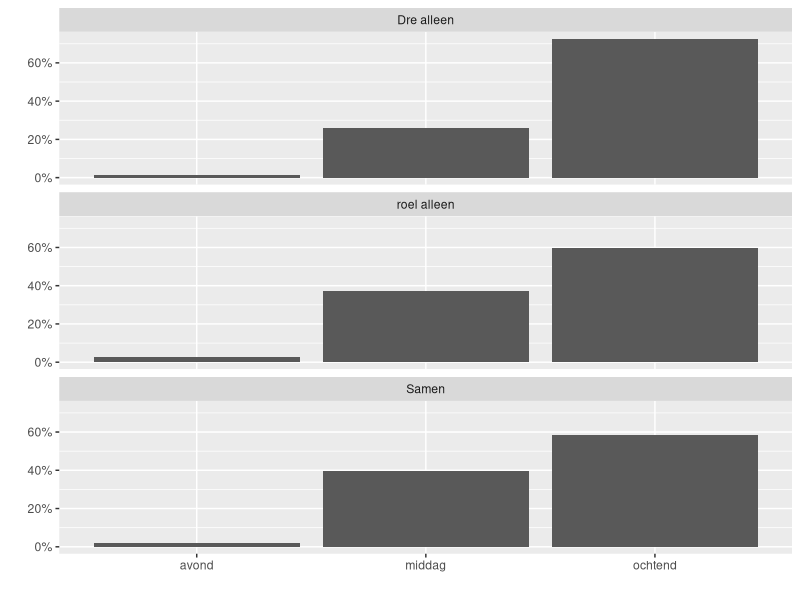
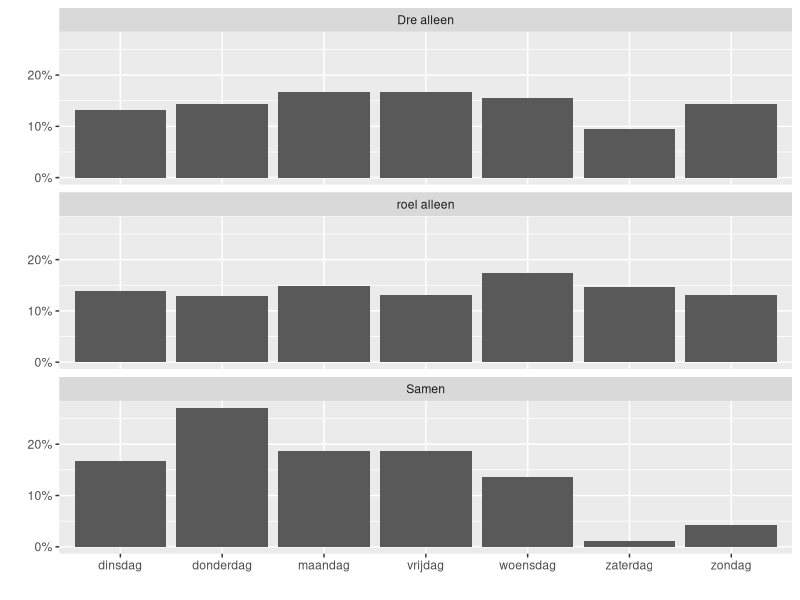
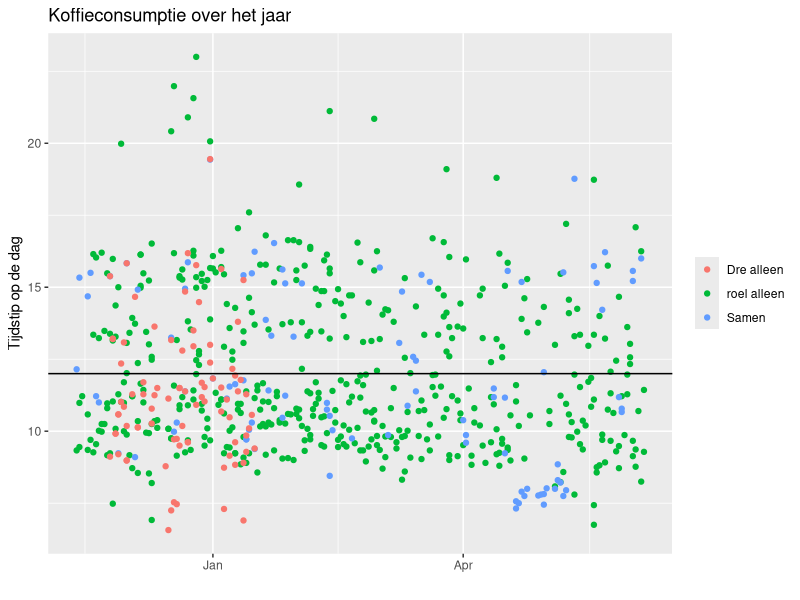
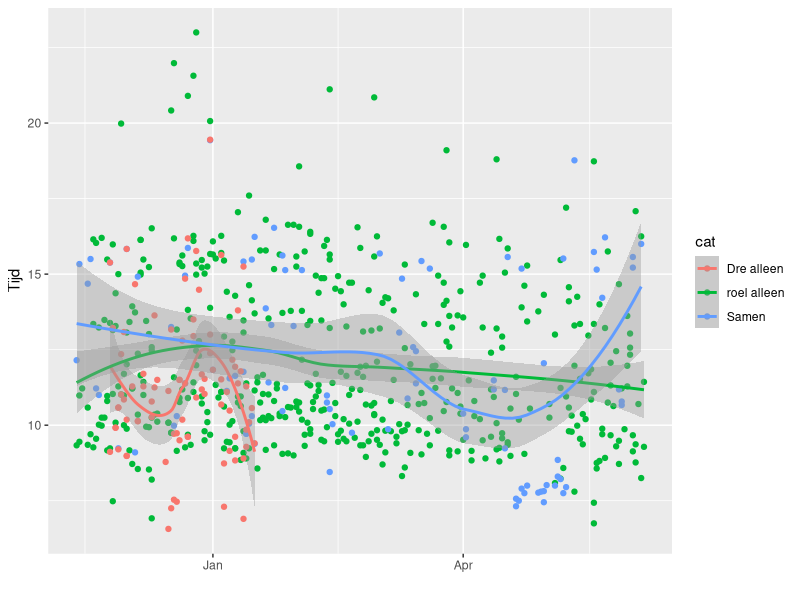
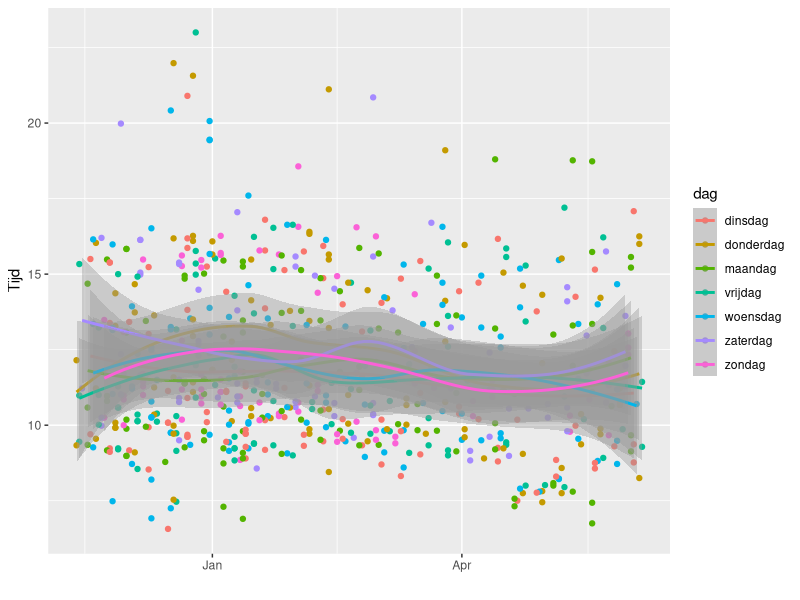
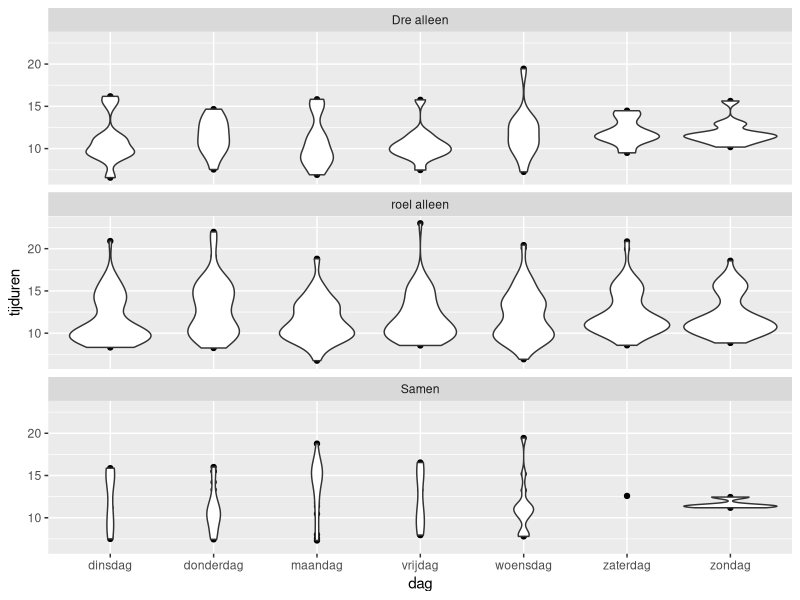
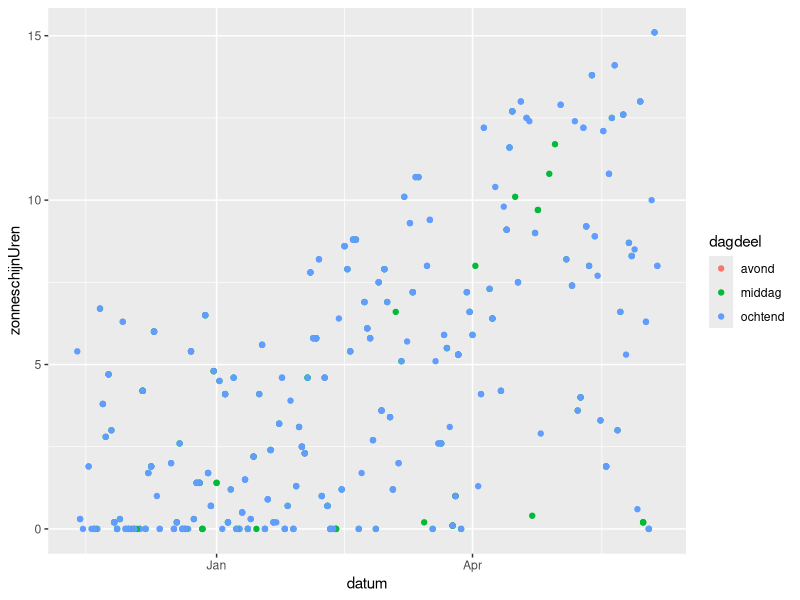
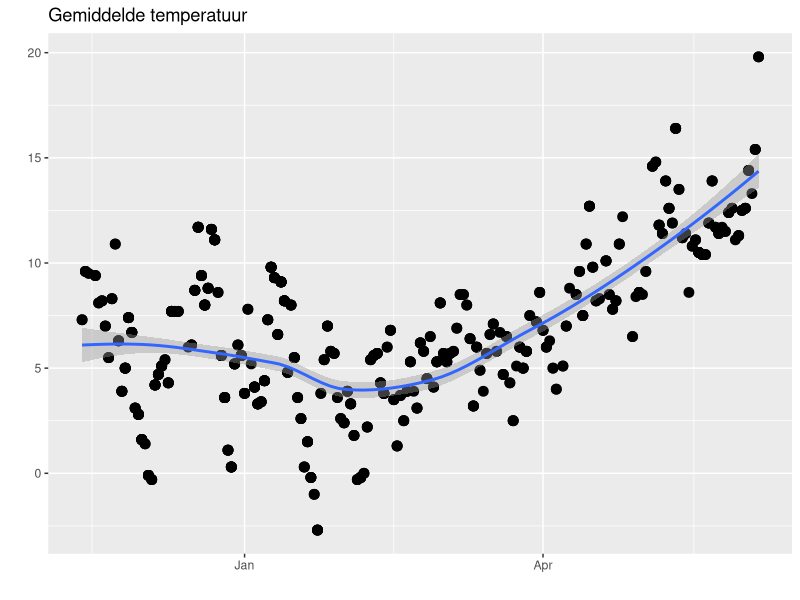

These charts were generated, in order, by the following R code: (Note: this script raises an error after producing the figures.)
## ---- chunk 1
library(knitr)
opts_chunk$set(echo=FALSE, message = F, warning = F, fig.width = 6, fig.height = 4)
## ---- chunk 2
library(readr)
koffieTotaal<- read_csv("koffieTotaal.csv")
table(koffieTotaal$cat,koffieTotaal$dagdeel)
## ---- chunk 3
library(ggplot2)
library(scales)
library(dplyr)

# dit gedeelte maakt een samenvatting van de data per dagdeel
koffie_percent_dagdeel <- koffieTotaal %>%    #dit (%>%) is een piping commando, niet noodzakelijk, maar maakt de stappen overzichtelijker. lees als "en dan"
  group_by(cat, dagdeel) %>%  summarise(count = n()) %>%
  mutate(percentage= count/sum(count))

#dit gedeelte zegt welke data + welke grafiekvorm + aanpassing aan schaal + 3 onder elkaar.
ggplot(data = koffie_percent_dagdeel , aes(x = dagdeel, y = percentage)) + geom_bar(stat = "identity")+ scale_y_continuous(labels=percent) + facet_wrap( ~ cat, ncol = 1) +xlab("") +ylab("")

#idem als hierboven maar dan per dag
koffie_percent_dag <- koffieTotaal %>%
  group_by(cat, dag) %>%  summarise(count = n()) %>%
  mutate(percentage= count/sum(count))

#plot op zelfde manier als hierboven.
ggplot(data = koffie_percent_dag , aes(x = dag, y = percentage)) + geom_bar(stat = "identity")+ scale_y_continuous(labels=percent) + facet_wrap( ~ cat, ncol = 1)  +xlab("") +ylab("")
## ---- chunk 4
C<-qplot(datum, tijduren, data=koffieTotaal, color = cat)+ geom_hline(aes(yintercept= 12))
C + xlab("") + ylab("Tijdstip op de dag") + ggtitle("Koffieconsumptie over het jaar") + theme(legend.title=element_blank())
## ---- chunk 5
qplot(datum, tijduren, data = koffieTotaal, color = cat)+geom_smooth() + xlab("")+ ylab("Tijd")
qplot(datum, tijduren, data = koffieTotaal, color = dag) +geom_smooth() + xlab("")+ ylab("Tijd")
qplot(dag, tijduren, data = koffieTotaal) + geom_violin() + facet_wrap( ~ cat, ncol = 1) 
## ---- chunk 6
koffieTotaal %>%
  filter(cat == "roel alleen") %>%   # ik selecteer hier alleen data van mij, zonder daar een apart file voor nodig te hebben.
  qplot(datum, zonneschijnUren, data = . , color = dagdeel)

## ---- chunk 7
library(ggplot2)
#weer
#cowplot lijkt iets in ggplot2 te verwijderen. dus voeg volgende lijn toe:
theme_set(theme_gray())

D1 <-qplot(datum, etmaalGemiddeldeTempGradenCelsius, data= koffieTotaal)+geom_point(size =3)+geom_smooth()+ xlab("")  #de punten iets groter is fijner te zien.
D2<- qplot(datum, stralingJoulePerVierkanteCm, data= koffieTotaal)+geom_point(size =3)+geom_smooth() + xlab("")   # de smoothing laat een trendlijn zien
D3<- qplot(datum, EtmaalNeerslagMM, data= koffieTotaal)+geom_point(size =3)+geom_smooth()+ xlab("")  
D4<-qplot(datum, zonneschijnUren, data= koffieTotaal)+geom_point(size =3)+geom_smooth()+ xlab("")  
D5<-qplot(datum, gemLuchtdrukHectoPascal, data= koffieTotaal)+geom_point(size =3)+geom_smooth() + xlab("")  
D1 + ylab("") + ggtitle("Gemiddelde temperatuur")
D2 + ylab("") + ggtitle (expression(paste("Straling in joule per ", cm^"2")) )
D3 + ylab("") + ggtitle("Gemiddelde neerslag in mm")
D4 + ylab("") + ggtitle("Uren zonneschijn")
D5 + ylab("") + ggtitle("Gemiddelde luchtdruk in hectopascal")
#beurs
library(cowplot)
theme_set(theme_gray())
E1<- qplot(datum, Open, data = koffieTotaal) + geom_smooth()+xlab("") #opening AEX
E2<- qplot(datum, Close, data = koffieTotaal) + geom_smooth() +xlab("")#plot van closing AEX. 
plot_grid(E1, E2, nrow = 2, hjust = T)
## ---- chunk 8
F1<- ggplot(data = koffieTotaal ,aes(datum, Close))+ geom_point() + xlab("")
F2<- qplot(datum, etmaalGemiddeldeTempGradenCelsius  ,data = koffieTotaal) + xlab("") +ylab(" Temperatuur")
plot_grid(F1, F2, align = "h", nrow = 2)
## ---- chunk 9
library(GGally)
#LET OP DIT IS BEHOORLIJK COMPUTERINTENSIEF! en er komen warnings.
G<-ggpairs(koffieTotaal, 
        columns = c(6:9, 14:17),
        upper = list(continuous = "density", combo = "facetdensity", size = 8),
        lower = list(continuous = "points", combo = "dot"), axisLabels = "none",
        columnLabels = c("dag","uren", "dagdeel","temp", "open", "hoog","laag","close"),
        title = "koffiemomenten weer en beurs")
suppressWarnings(print(G))  #Dit zorgt ervoor dat je geen warnings ziet.
## ---- chunk 10
#openen van dataset
library(readr)
koffie_dag<-read_csv("koffie_dag.csv") 
kof<-koffie_dag
kof$aantal<-as.factor(kof$aantal) #koffieaantal als factor gezet.
library(GGally)
ggpairs(data = kof,
        title = "koffie per dag",
        columns = 2:8,
        lower = list( combo = "box"),
        upper = list(combo = "null")
        )
